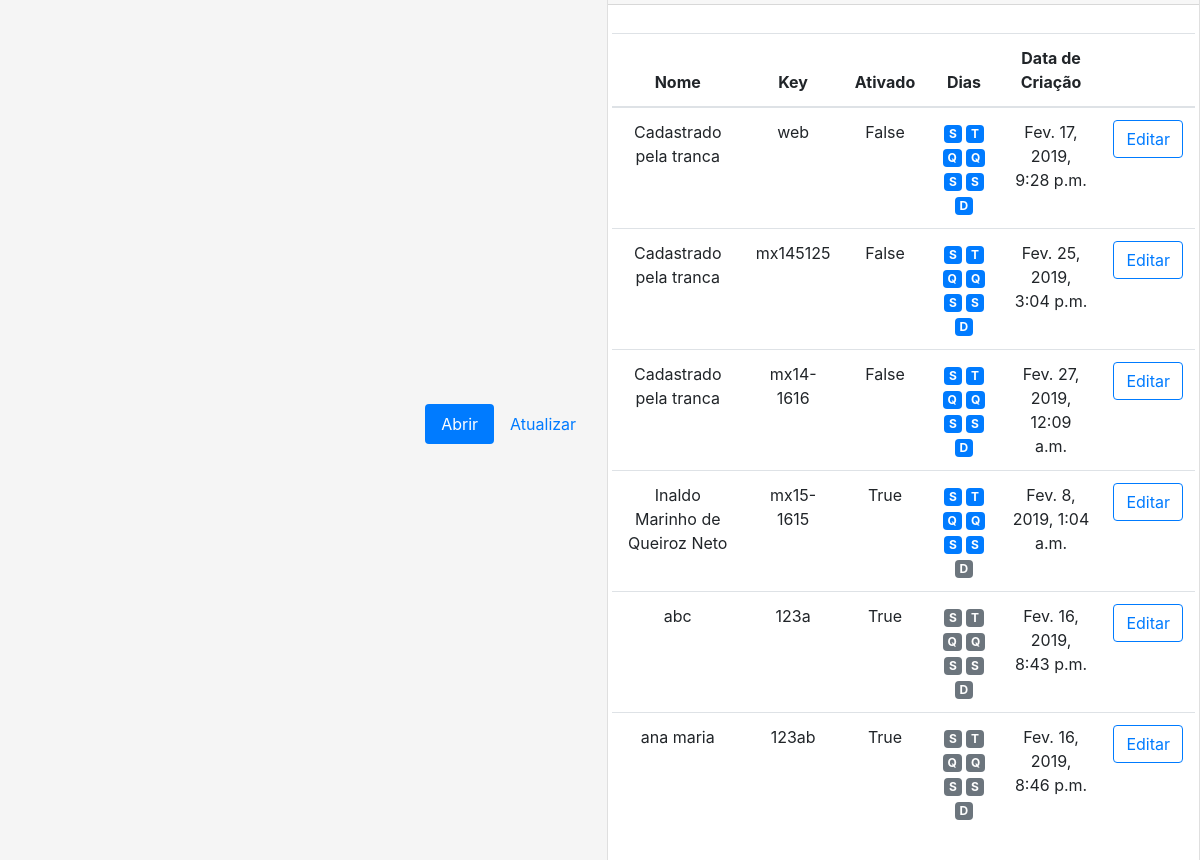
/index/pessoas/ (signed in), run on the app's committed database.
### core/models.py (models this page shows, shortened)
class pessoa(models.Model):
    nome = models.CharField(max_length=150)
    key = models.CharField(max_length=14, unique=True)
    ativado = models.BooleanField(default=False)
    segunda = models.BooleanField(default=True)
    terca = models.BooleanField(default=True)
    quarta = models.BooleanField(default=True)
    quinta = models.BooleanField(default=True)
    sexta = models.BooleanField(default=True)
    sabado = models.BooleanField(default=True)
    domingo = models.BooleanField(default=True)
    created_date = models.DateTimeField(
        default=timezone.now)
    class Meta:
        verbose_name = 'Pessoa'
        verbose_name_plural = 'Pessoas'
        ordering = ['created_date']

### core/views.py (the view)
# urls.py: path('pessoas/', views.list_pessoa, name='list_pessoa'),
def list_pessoa(request):
    pessoas = pessoa.objects.filter(created_date__lte=timezone.now()).order_by('nome')
    return render(request, 'core/pessoas.html', {'pessoas': pessoas})

### core/templates/core/pessoas.html (shortened to what this page needs)
{% extends 'core/base.html' %}
{% block content %}
<div class="card text-center container mt-5 pl-0 pr-0 mb-5">
  <div class="card-header">
  </div>
  <div class="card-body pl-1 pr-1">
    <table class="table table-hover mt-2">
  <thead>
    <tr>
      <th scope="col">Nome</th>
      <th scope="col">Key</th>
      <th scope="col">Ativado</th>
      <th scope="col">Dias</th>
      <th scope="col">Data de Criação</th>
      <th scope="col"></th>
    </tr>
  </thead>
  <tbody>
  {% for pessoa in pessoas %}
  {% if pessoa.nome == "Liberado pelo sistema" or pessoa.nome == "Liberado pelo botão" %}
  {% else %}
      <tr>
        <td>{{ pessoa.nome }}</td>
        <td>{{ pessoa.key }}</td>
        <td>{{ pessoa.ativado }}</td>
        <td>
          {% if pessoa.segunda %}
          <span class="badge badge-primary">S</span>
          {% else %}
          <span class="badge badge-secondary">S</span>
          {% endif %}
          {% if pessoa.terca %}
          <span class="badge badge-primary">T</span>
          {% else %}
          <span class="badge badge-secondary">T</span>
          {% endif %}
          {% if pessoa.quarta %}
          <span class="badge badge-primary">Q</span>
          {% else %}
          <span class="badge badge-secondary">Q</span>
          {% endif %}
          {% if pessoa.quinta %}
          <span class="badge badge-primary">Q</span>
          {% else %}
          <span class="badge badge-secondary">Q</span>
          {% endif %}
          {% if pessoa.sexta %}
          <span class="badge badge-primary">S</span>
          {% else %}
          <span class="badge badge-secondary">S</span>
          {% endif %}
          {% if pessoa.sabado %}
          <span class="badge badge-primary">S</span>
          {% else %}
          <span class="badge badge-secondary">S</span>
          {% endif %}
          {% if pessoa.domingo %}
          <span class="badge badge-primary">D</span>
        {% else %}
          <span class="badge badge-secondary">D</span>
          {% endif %}</td>
        <td>{{ pessoa.created_date }}</td>
        <td><a href="{% url 'pessoa_edit' pk=pessoa.pk %}"><button type="button" class="btn btn-outline-primary">Editar</button></a></td>
    </tr>
  {% endif %}
  {% endfor %}
  </tbody>
</table>
  </div>
    </div>
{% endblock %}

### account/static/css/signin.css (style rules this page uses)
html, body { height: 100%; }
body { display: -ms-flexbox; display: flex; -ms-flex-align: center; align-items: center; padding-top: 40px; padding-bottom: 40px; background-color: #f5f5f5; }

### data on the page
pessoa: nome "Cadastrado pela tranca", key "web", ativado "False", segunda "S", terca "T", quarta "Q", quinta "Q", sexta "S", sabado "S", domingo "D", created_date "Fev. 17, 2019, 9:28 p.m."
pessoa: nome "Cadastrado pela tranca", key "mx145125", ativado "False", segunda "S", terca "T", quarta "Q", quinta "Q", sexta "S", sabado "S", domingo "D", created_date "Fev. 25, 2019, 3:04 p.m."
pessoa: nome "Cadastrado pela tranca", key "mx14-1616", ativado "False", segunda "S", terca "T", quarta "Q", quinta "Q", sexta "S", sabado "S", domingo "D", created_date "Fev. 27, 2019, 12:09 a.m."
pessoa: nome "Inaldo Marinho de Queiroz Neto", key "mx15-1615", ativado "True", segunda "S", terca "T", quarta "Q", quinta "Q", sexta "S", sabado "S", domingo "D", created_date "Fev. 8, 2019, 1:04 a.m."
pessoa: nome "abc", key "123a", ativado "True", segunda "S", terca "T", quarta "Q", quinta "Q", sexta "S", sabado "S", domingo "D", created_date "Fev. 16, 2019, 8:43 p.m."
pessoa: nome "ana maria", key "123ab", ativado "True", segunda "S", terca "T", quarta "Q", quinta "Q", sexta "S", sabado "S", domingo "D", created_date "Fev. 16, 2019, 8:46 p.m."
